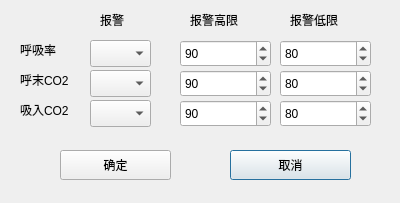
<?xml version="1.0" encoding="UTF-8"?>
<ui version="4.0">
 <class>Dlg_alm_co2</class>
 <widget class="QDialog" name="Dlg_alm_co2">
  <property name="geometry">
   <rect>
    <x>0</x>
    <y>0</y>
    <width>400</width>
    <height>203</height>
   </rect>
  </property>
  <property name="windowTitle">
   <string>CO2报警设置</string>
  </property>
  <widget class="QSpinBox" name="m_spb_xi_high">
   <property name="geometry">
    <rect>
     <x>180</x>
     <y>100</y>
     <width>91</width>
     <height>27</height>
    </rect>
   </property>
   <property name="maximum">
    <number>100</number>
   </property>
   <property name="value">
    <number>90</number>
   </property>
  </widget>
  <widget class="QPushButton" name="m_btn_cancel">
   <property name="geometry">
    <rect>
     <x>230</x>
     <y>150</y>
     <width>121</width>
     <height>30</height>
    </rect>
   </property>
   <property name="text">
    <string>取消</string>
   </property>
  </widget>
  <widget class="QSpinBox" name="m_spb_xi_low">
   <property name="geometry">
    <rect>
     <x>280</x>
     <y>100</y>
     <width>91</width>
     <height>27</height>
    </rect>
   </property>
   <property name="maximum">
    <number>300</number>
   </property>
   <property name="value">
    <number>80</number>
   </property>
  </widget>
  <widget class="QLabel" name="label">
   <property name="geometry">
    <rect>
     <x>20</x>
     <y>40</y>
     <width>61</width>
     <height>20</height>
    </rect>
   </property>
   <property name="text">
    <string>呼吸率</string>
   </property>
  </widget>
  <widget class="QSpinBox" name="m_spb_huxi_high">
   <property name="geometry">
    <rect>
     <x>180</x>
     <y>40</y>
     <width>91</width>
     <height>27</height>
    </rect>
   </property>
   <property name="maximum">
    <number>100</number>
   </property>
   <property name="value">
    <number>90</number>
   </property>
  </widget>
  <widget class="QComboBox" name="m_cmbb_huxilv">
   <property name="geometry">
    <rect>
     <x>90</x>
     <y>40</y>
     <width>61</width>
     <height>27</height>
    </rect>
   </property>
   <property name="maxVisibleItems">
    <number>2</number>
   </property>
  </widget>
  <widget class="QSpinBox" name="m_spb_huxi_low">
   <property name="geometry">
    <rect>
     <x>280</x>
     <y>40</y>
     <width>91</width>
     <height>27</height>
    </rect>
   </property>
   <property name="maximum">
    <number>300</number>
   </property>
   <property name="value">
    <number>80</number>
   </property>
  </widget>
  <widget class="QSpinBox" name="m_spb_hu_high">
   <property name="geometry">
    <rect>
     <x>180</x>
     <y>70</y>
     <width>91</width>
     <height>27</height>
    </rect>
   </property>
   <property name="maximum">
    <number>100</number>
   </property>
   <property name="value">
    <number>90</number>
   </property>
  </widget>
  <widget class="QPushButton" name="m_btn_ok">
   <property name="geometry">
    <rect>
     <x>60</x>
     <y>150</y>
     <width>111</width>
     <height>30</height>
    </rect>
   </property>
   <property name="text">
    <string>确定</string>
   </property>
  </widget>
  <widget class="QComboBox" name="m_cmbb_hu">
   <property name="geometry">
    <rect>
     <x>90</x>
     <y>70</y>
     <width>61</width>
     <height>27</height>
    </rect>
   </property>
   <property name="maxVisibleItems">
    <number>2</number>
   </property>
  </widget>
  <widget class="QLabel" name="label_6">
   <property name="geometry">
    <rect>
     <x>20</x>
     <y>100</y>
     <width>61</width>
     <height>20</height>
    </rect>
   </property>
   <property name="text">
    <string>吸入CO2</string>
   </property>
  </widget>
  <widget class="QLabel" name="label_3">
   <property name="geometry">
    <rect>
     <x>100</x>
     <y>10</y>
     <width>51</width>
     <height>20</height>
    </rect>
   </property>
   <property name="text">
    <string>报警</string>
   </property>
  </widget>
  <widget class="QLabel" name="label_2">
   <property name="geometry">
    <rect>
     <x>20</x>
     <y>70</y>
     <width>61</width>
     <height>20</height>
    </rect>
   </property>
   <property name="text">
    <string>呼末CO2</string>
   </property>
  </widget>
  <widget class="QLabel" name="label_4">
   <property name="geometry">
    <rect>
     <x>190</x>
     <y>10</y>
     <width>71</width>
     <height>20</height>
    </rect>
   </property>
   <property name="text">
    <string>报警高限</string>
   </property>
  </widget>
  <widget class="QComboBox" name="m_cmbb_xi">
   <property name="geometry">
    <rect>
     <x>90</x>
     <y>100</y>
     <width>61</width>
     <height>27</height>
    </rect>
   </property>
   <property name="maxVisibleItems">
    <number>2</number>
   </property>
  </widget>
  <widget class="QSpinBox" name="m_spb_hu_low">
   <property name="geometry">
    <rect>
     <x>280</x>
     <y>70</y>
     <width>91</width>
     <height>27</height>
    </rect>
   </property>
   <property name="maximum">
    <number>300</number>
   </property>
   <property name="value">
    <number>80</number>
   </property>
  </widget>
  <widget class="QLabel" name="label_5">
   <property name="geometry">
    <rect>
     <x>290</x>
     <y>10</y>
     <width>71</width>
     <height>20</height>
    </rect>
   </property>
   <property name="text">
    <string>报警低限</string>
   </property>
  </widget>
 </widget>
 <resources/>
 <connections/>
</ui>
